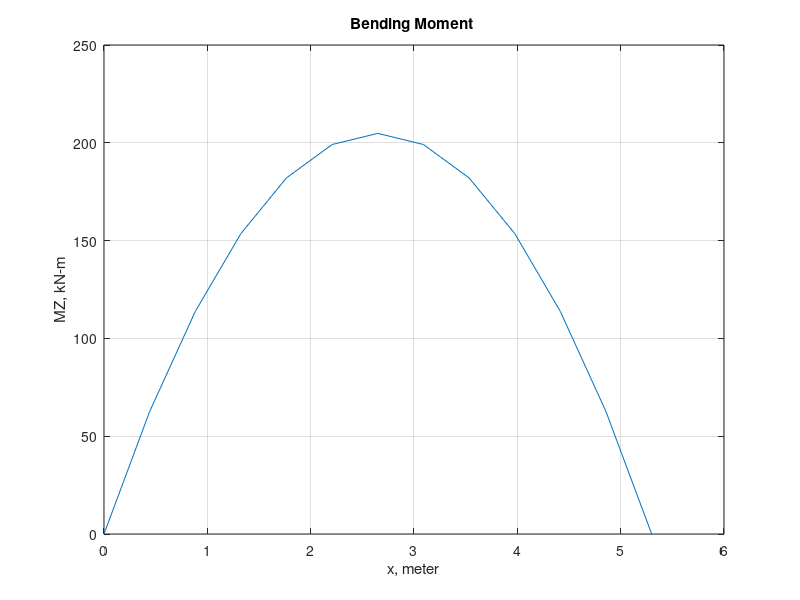

Source code (MATLAB): (Note: this script raises an error after producing the figure.)
clc;
clear all;

load input.mat
load data.mat
StaadTable= [csvread('Staad2.csv',1,0)];


%% K=(Xu_max/d)
K=(0.0035*Es)/(0.0055*Es + 0.87*Fy)
Span

%% effective depth of beam drop plus slab thickness
if Span<=10000
 if d==0
  d_e=(Span/20);
 else
  d_e=d; 
 endif
elseif Span>10000
 if d==0
   d_e=(Span/20)*(Span/10000);
 elseif
  d_e=d;
 endif
endif


%% Clear cover
if Cc==0
  C_c=Cc_Data;
else
  C_c=Cc;
endif

if C_c<20
  disp('Minimum clear cover should be 20 mm')
  C_c=20;
endif
if Cc==0
  C_cc=max([C_c, dia_1, dia_2]);
else
  C_cc=C_c;
endif
C_cc

%% Shear reinforcement
if dia_3==0
  dia_st=dia_3Data;
else
  dia_st=dia_3;
endif
dia_st

%% Total Depth of beam
if D==0
  D_t=(d_e+C_cc+(dia_1/2)+dia_st);
else 
  D_t=(D);
  endif
%% Width of beam
if B==0
  if R>=1.5 && R<=2
     B_t=(D_t/R);
  else
    disp('D/B should be between 1.5 and 2')
    R_c=1.5
    B_t=(D_t/R_c);
  endif
 else
  B_t=B;
endif

%% Size of shuttering plates available in mm
if B==0
[m,n]=min(abs(B_t-Shut(:,1)));
B_beam= (Shut(n));
else
B_beam=B;
endif
B_beam

if D==0
[o,p]=min(abs(D_t-Shut(:,1)));
D_beam= (Shut(p));
else
D_beam=D;
endif
D_beam



%% Effective Depth of the beam
de_beam=(D_beam-C_cc-dia_st-(dia_1/2))

%% Effective cover
Ce=(D_beam-de_beam)

#figure(1)
#plot(StaadTable(:,2),StaadTable(:,3))
#hold on
#plot(StaadTable(:,2),StaadTable(:,4))
#hold off
#grid
#title('Shear Force ')
#xlabel('x, meter')
#ylabel('FY, kN-m')

figure(2)
plot(StaadTable(:,2),StaadTable(:,5))
grid
title('Bending Moment ')
xlabel('x, meter')
ylabel('MZ, kN-m')

Mu=StaadTable(:,5);
Vu=StaadTable(:,3);
Mu_Lim=(0.36*Fck*K*B_beam*de_beam*de_beam)*(1-0.416*K)/1000000

fprintf('\n');
[r,c] = size(StaadTable);

%% Effective depth of compression reinforcement
if de_c==0
  de_cr=(D_beam-de_beam);
else
  de_cr=de_c;
endif
de_cr

Esc=(0.0035)*(1-((de_cr)/(K*de_beam)))
if Fy<415
    if Esc<=0.00125
       Fsc=(0.87*Es*Esc);
    elseif Esc>0.00125
       Fsc=(0.87*Fy);
    endif
elseif Fy>=415 && Fy<500
    if Esc>=0.00380
      Fsc=360.9;
    else
      Fsc=interp1(Fsc_415(:,1),Fsc_415(:,2),Esc);
    endif
elseif Fy>=500
    if Esc>=0.00417
      Fsc=434.8;
    elseif
      Fsc=interp1(Fsc_500(:,1),Fsc_500(:,2),Esc)
    endif
endif
Fsc


%% Min and Max area of steel required in mm2
Ast_min=(0.85*B_beam*de_beam)/(Fy)
Ast_max=(0.04*B_beam*D_beam)
fprintf('\n')

%% Anchorage reinforcement 
if dia_4==0
  dia_Anchorage=dia_4Data;
else
  dia_Anchorage=dia_4;
endif

for i=1:r
%% Singly
 if Mu_Lim>=Mu(i)
   Mu_1=Mu(i);
   Ast_1=(Mu(i)*1000000)/(0.87*Fy*de_beam*(1-0.416*K));
   Mu_2=0;
   Ast_2=0;
   Asc=0;
%% Doubly
 elseif Mu_Lim<Mu(i)
   Mu_1=Mu_Lim;
   Ast_1=(Mu_1*1000000)/(0.87*Fy*de_beam*(1-0.416*K));
   Mu_2=(Mu(i)-Mu_Lim);
   Ast_2=(Mu_2*1000000)/(0.87*Fy*(de_beam-de_cr));
   Asc=(Mu_2*1000000)/((Fsc-0.446*Fck)*(de_beam-de_cr));
  endif
 

AstR_T=Ast_1+Ast_2;
As_TC=Ast_1+Ast_2+Asc ;
if As_TC>=Ast_min && As_TC<=Ast_max
    AstR_1=As_TC;
  elseif As_TC<Ast_min
   AstR_1=Ast_min;
  elseif As_TC>Ast_max
   AstR_1=Ast_max;
  endif

A(i,:)=[Mu_1 Ast_1 Mu_2 Ast_2 Asc];
B(i,:)=[AstR_1];
J(i,:)=[AstR_T];
Nst(i,:)=[ceil((Ast_1+Ast_2)/(0.25*pi*dia_1*dia_1))];
Nsc(i,:)=[ceil((Asc/(0.25*pi*dia_2*dia_2)))];
AsTP_1=(Nst(i,:)*0.25*pi*dia_1*dia_1);
AsCP_2=(Nsc(i,:)*0.25*pi*dia_2*dia_2);
C(i,:)=[AsTP_1+AsCP_2];
C_1(i,:)=[AsTP_1];
C_2(i,:)=[AsCP_2];

endfor
Steel=[reshape(A,[],5)];
TotalSteel_Required=[reshape(B,[],1)];
TotalSteel_Provided=[reshape(C,[],1)];
N_Tension=[reshape(Nst,[],1)];
N_Compression=[reshape(Nsc,[],1)];
AreaR_Tension=[reshape(J,[],1)];
AreaP_Tension=[reshape(C_1,[],1)];
AreaP_Compression=[reshape(C_2,[],1)];





%%% Distribution of Compression steel
Max_Steel_Provided_Comp=max(AreaP_Compression)
MSPC_11=0.75*Max_Steel_Provided_Comp;
MSPC_12=0.6*Max_Steel_Provided_Comp;
for i=1:r
if Max_Steel_Provided_Comp==0
   AreaP_Compression_2(i)=0;
   Nsc_5(i)=0;
  elseif MSPC_11<=AreaP_Compression(i) && AreaP_Compression(i)<=Max_Steel_Provided_Comp
  AreaP_Compression_1(i)=Max_Steel_Provided_Comp;
  Nsc_4(i,:)=[ceil((AreaP_Compression_1(i))/(0.25*pi*dia_2*dia_2))];
   if Nsc_4(i)>0 && Nsc_4(i)<=2
      Nsc_5(i)=2;
   elseif Nsc_4(i)>2
      Nsc_5(i)=Nsc_4(i);
   endif
  AreaP_Compression_2(i)=(0.25*pi*dia_2*dia_2)*Nsc_5(i);
  
 elseif MSPC_12<=AreaP_Compression(i) && AreaP_Compression(i)<MSPC_11
  AreaP_Compression_1(i)=0.80*Max_Steel_Provided_Comp;
  Nsc_4(i,:)=[ceil((AreaP_Compression_1(i))/(0.25*pi*dia_2*dia_2))];
  if Nsc_4(i)>0 && Nsc_4(i)<=2
      Nsc_5(i)=2;
   elseif Nsc_4(i)>2
      Nsc_5(i)=Nsc_4(i);
   endif
  AreaP_Compression_2(i)=(0.25*pi*dia_2*dia_2)*Nsc_5(i);
  
 elseif AreaP_Compression(i)<MSPC_12
  AreaP_Compression_1(i)=0.6*Max_Steel_Provided_Comp;
  Nsc_4(i,:)=[ceil((AreaP_Compression_1(i))/(0.25*pi*dia_2*dia_2))];
  if Nsc_4(i)>0 && Nsc_4(i)<=2
      Nsc_5(i)=2;
   elseif Nsc_4(i)>2
      Nsc_5(i)=Nsc_4(i);
   endif
  AreaP_Compression_2(i)=(0.25*pi*dia_2*dia_2)*Nsc_5(i);
 endif 
 
 if AreaP_Compression_2==0
  %%provide 2 anchorage bars on the top to hold the stirrups
    As_Anchorage=2*(0.25*pi*dia_Anchorage*dia_Anchorage);
  else
    As_Anchorage=0;
 endif
  L(i,:)=[ As_Anchorage];
endfor
AreaP_Anchorage=[reshape(L,[],1)];

  



%%% Distribution of Tension steel
Max_Steel_Provided_Tension=max(TotalSteel_Provided)
MSP_11=0.75*Max_Steel_Provided_Tension;
MSP_12=0.5*Max_Steel_Provided_Tension;
for i=1:r
if MSP_11<=AreaP_Tension(i) && AreaP_Tension(i)<=Max_Steel_Provided_Tension
  AreaP_Tension_1(i)=Max_Steel_Provided_Tension;
  Nst_3(i,:)=[ceil((AreaP_Tension_1(i))/(0.25*pi*dia_1*dia_1))];
  AreaP_Tension_2(i)=(0.25*pi*dia_1*dia_1)*Nst_3(i);
elseif MSP_12<=AreaP_Tension(i) && AreaP_Tension(i)<MSP_11
  AreaP_Tension_1(i)=0.80*Max_Steel_Provided_Tension;
  Nst_3(i,:)=[ceil((AreaP_Tension_1(i))/(0.25*pi*dia_1*dia_1))];
  AreaP_Tension_2(i)=(0.25*pi*dia_1*dia_1)*Nst_3(i);
else
  AreaP_Tension_1(i)=0.5*Max_Steel_Provided_Tension;
  Nst_3(i,:)=[ceil((AreaP_Tension_1(i))/(0.25*pi*dia_1*dia_1))];
  AreaP_Tension_2(i)=(0.25*pi*dia_1*dia_1)*Nst_3(i);
endif
endfor

R=[StaadTable];
S=[Steel];
disp('Member   Distance        Fy MAX           FY MIN          MZ MAX        MZ MIN')
disp(num2str(R))
fprintf('\n')
disp('   Mu_1            Ast_1              Mu_2          Ast_2          Asc')
disp(num2str(S))
fprintf('\n')
dia_1
dia_2
dia_Anchorage


fprintf('\n')
R1=[TotalSteel_Required,Nst_3,AreaP_Tension_2',Nsc_5',AreaP_Compression_2',AreaP_Anchorage];
disp('Steel_Required         NT     Steel_P_T              NC     Steel_P_C        Anchorage steel')
disp(num2str(R1)) 
fprintf('\n')

%% spacing of bars in mm
for i=1:r
 
  
if Nst_3(i)<=1
    SpT_provided_1=0;
  else
    SpT_provided_1=((B_beam)-(2*Ce)-(((Nst_3(i)-1)*dia_1)))/((Nst_3(i)-1));
endif

Sp_min=max([dia_1 Sa+5]);
if Sp_min<=SpT_provided_1
   SpT_Provided_1=SpT_provided_1;
   SpT_Provided_2=0;
   Layers_T=1;
   Nst_1=Nst_3(i);
   Nst_2=0;
elseif SpT_provided_1==0
   SpT_Provided_1=0;
   SpT_Provided_2=0;
   Layers_T=1;
   Nst_1=1;
   Nst_2=0;  
else
  Layers_T=2;
  Mod_T=mod(Nst_3(i),2);
    if Mod_T==0
      Nst_1=(Nst_3(i)/2);
      Nst_2=(Nst_3(i)/2);
      SpT_Provided_1=((B_beam)-(2*Ce)-((((Nst_1)-1)*dia_1)))/((Nst_1)-1);
      SpT_Provided_2=((B_beam)-(2*Ce)-((((Nst_2)-1)*dia_1)))/((Nst_2)-1);
    else
      Nst_1=ceil((Nst_3(i)/2));
      Nst_2=Nst_3(i)-ceil((Nst_3(i)/2));
      SpT_Provided_1=((B_beam)-(2*Ce)-((((Nst_1)-1)*dia_1)))/((Nst_1)-1);
      SpT_Provided_2=((B_beam)-(2*Ce)-((((Nst_2)-1)*dia_1)))/((Nst_2)-1);
    endif 
 endif

%% compression bars
if Nsc_5(i)<=1
  SpC_provided_1=0;
else
  SpC_provided_1=((B_beam)-(2*Ce)-(((Nsc_5(i)-1)*dia_1)))/((Nsc_5(i))-1);
endif

Sp_min=max([dia_1 Sa+5]);
if SpC_provided_1>=Sp_min
   SpC_Provided_1=SpC_provided_1;
   SpC_Provided_2=0;
   Layers_C=1;
   Nsc_1=Nsc_5(i);
   Nsc_2=0;
elseif SpC_provided_1==0
   SpC_Provided_1=0;
   SpC_Provided_2=0;
   Layers_C=1;
   Nsc_1=Nsc_5(i);
   Nsc_2=0;  
else
  Layers_C=2;
  Mod_C=mod(Nsc_5(i),2);
    if Mod_C==0
      Nsc_1=(Nsc_5(i)/2);
      Nsc_2=(Nsc_5(i)/2);
      SpC_Provided_1=((B_beam)-(2*Ce)-((((Nsc_1)-1)*dia_1)))/((Nsc_1)-1);
      SpC_Provided_2=((B_beam)-(2*Ce)-((((Nsc_2)-1)*dia_1)))/((Nsc_2)-1);
    else
      Nsc_1=ceil((Nsc_5(i)/2));
      Nsc_2=Nsc_5(i)-ceil((Nsc_5(i)/2));
      SpC_Provided_1=((B_beam)-(2*Ce)-((((Nsc_1)-1)*dia_1)))/((Nsc_1)-1);
      SpC_Provided_2=((B_beam)-(2*Ce)-((((Nsc_2)-1)*dia_1)))/((Nsc_2)-1);
    endif 
endif
  T(i,:)=[SpT_Provided_1];
  U(i,:)=[SpT_Provided_2];
  V(i,:)=[Layers_T];
  N1T(i,:)=[Nst_1];
  N2T(i,:)=[Nst_2];
  W(i,:)=[SpC_Provided_1];
  X(i,:)=[SpC_Provided_2];
  Y(i,:)=[Layers_C];
  N1C(i,:)=[Nsc_1];
  N2C(i,:)=[Nsc_2];
endfor

Spacing_Tension_1=[reshape(T,[],1)];
Spacing_Tension_2=[reshape(U,[],1)];
Layers_Tension=[reshape(V,[],1)];
Bars_T_1=[reshape(N1T,[],1)];
Bars_T_2=[reshape(N2T,[],1)];

Spacing_Compression_1=[reshape(W,[],1)];
Spacing_Compression_2=[reshape(X,[],1)];
Layers_Compression=[reshape(Y,[],1)];
Bars_C_1=[reshape(N1C,[],1)];
Bars_C_2=[reshape(N2C,[],1)];


Sp_min



R6=[Bars_T_1,Spacing_Tension_1,Bars_T_2,Spacing_Tension_2,Layers_Tension,Bars_C_1,Spacing_Compression_1,Bars_C_2,Spacing_Compression_2,Layers_Compression];
disp('N_T1  SP_T1  N_T2  SP_T2  Layers_T    N_CC1  SP_C1  N_C2  SP_C2  Layers_C ')
disp(num2str(R6)) 
fprintf('\n')








%% Tc_max(maximum shear stress in concrete) N/mm2  
 if Fck<40
    Tc_max=interp1(Maximum_Shear_Stress(:,1),Maximum_Shear_Stress(:,2),Fck);
 elseif Fck>=40
    Tc_max=4;
 endif
    Tc_max
    
%% Shear reinforcement

if N_st==2 
Asv= (N_st*pi*dia_st*dia_st)/(4)
elseif N_st==4 
Asv= (N_st*pi*dia_st*dia_st)/(4)
elseif N_st==6 
Asv= (N_st*pi*dia_st*dia_st)/(4)
else
disp("Provide 2, 4 and 6 legged only")
endif
N_st 


          ### Using X mm Y legged vertical striups


fprintf('\n')
disp('if Shear reinforcement not required it is given by 0 ')
disp('if Shear reinforcement required it is given by 1 ')
disp('if Shear reinforcement is not required minimum shear reinforcement is provided')
fprintf('\n')
%% Check for shear
for i=1:r
  %%Pt_Provided in %
  Pt_Provided=(100*TotalSteel_Provided(i))/(B_beam*de_beam);
   Tv=(Vu(i)*1000)/(B_beam*de_beam);
 
%% Design shear strength Tc in N/mm2
if Pt_Provided>=0.15
   if Fck>=40
      Tc=interp1(Design_Shear_Strength_1(:,1),Design_Shear_Strength_1(:,7),Pt_Provided);
   elseif Fck>=15
      Tc = interp2(Design_Shear_Strength,Design_Shear_Strength,Design_Shear_Strength,Fck,Pt_Provided);
   else
      Tc=disp("Value_NA");
   endif
endif

if Pt_Provided<0.15
   if Fck>=40
      Tc=0.3;
   elseif Fck>=15
      Tc=interp1(Design_Shear_Strength_2(:,1),Design_Shear_Strength_2(:,2),Fck); 
   else
      Tc=disp("Value_NA");
   endif
endif


if Pt_Provided>=3.00
    if Fck>=40
       Tc=1.01;
    elseif Fck>=15
       Tc=interp1(Design_Shear_Strength_2(:,1),Design_Shear_Strength_2(:,3),Fck); 
    else
       Tc=disp("Value_NA");
    endif
endif


if Tc>Tv
  Disp_1=0;
  Sv_1=(0.87*Fy*Asv)/(0.4*B_beam);
  Sv_2=(0.75*de_beam);
  Sv_3=(300);
  Sv=min([Sv_1 Sv_2 Sv_3]);
elseif Tv>=Tc
  Disp_1=1; 
  Tus=(Tv-Tc);
  Vus=(Tus*B_beam*de_beam);
  Sv_1P=(0.87*Fy*Asv*de_beam)/(Vus);
  Sv_1=(0.87*Fy*Asv)/(0.4*B_beam);
  Sv_2=(0.75*de_beam);
  Sv_3=(300);
  Sv=min([Sv_1P Sv_1 Sv_2 Sv_3]);
endif

E(i,:)=[Tv];
F(i,:)=[Tc];
G(i,:)=[Pt_Provided];
H(i,:)=[Disp_1];
I(i,:)=[Sv];
 endfor

Nominal_Shear_Stress=[reshape(E,[],1)];
Design_Shear_Stress=[reshape(F,[],1)];
Pt_P=[reshape(G,[],1)];
Sr_R=[reshape(H,[],1)];
Sv_P=[reshape(I,[],1)];


R2=[Nominal_Shear_Stress,Pt_P,Design_Shear_Stress,Sr_R, Sv_P];
disp('    Tv      Pt_Provided       Tc     Shear reinforcement  Spacing_Shear')
disp(num2str(R2)) 
fprintf('\n')



%%%% Development length check

Tbd=interp1(Tbd_1(:,1),Tbd_1(:,2),Fck)
switch (Tbd_switch)
  case 1
        Ld=((0.87*Fy*dia_1)/(4* Tbd));
  case 2
        Ld=((0.87*Fy*dia_1)/(4* 1.6*Tbd));
  endswitch
Ld;
disp(['Development length at section having maximum moment= ' num2str(Ld)])


if Fy<415
  X1=3*dia_1;
elseif Fy>=415
 X1=5*dia_1;
endif

if Hook_Allowance==180
 ha=16*dia_1+4*dia_1;
elseif Hook_Allowance==90
 ha=8*dia_1+4*dia_1;
else 
disp('change the degree of hook allowance')
endif
Lo=(Bs/2)-X1-(C_cc)+ha;


for i=1
 AST_Provided=AreaP_Tension_2'(i);
 M1=(0.87*Fy*AST_Provided)*(de_beam-((Fy*AST_Provided)/(Fck*B_beam)))
 V1=Vu(i);
 Ld_1=(M1/(V1*1000));
 Z(i,:)=[Ld_1];
endfor
Ld__1=[reshape(Z,[],1)]+Lo;
disp(['Provided development_length= ' num2str(Ld__1)])

if Ld__1>=Ld
  disp('Beam satisfies the limit of Development length')
else
  disp('Beam does not satisfies the limit of Development length')
endif
fprintf('\n')
disp(['As per code Bars must extend beyond the face of support by a distance not less than ' num2str((Ld/3))])
Lif=Bs-C_cc;
disp(['Embedment Length available from inner face of support ' num2str((Lif))])

if Lif<=(Ld/3)
  disp(['There is a need to increase the embedded length'])
 Lifp=(Bs/2)+Lo;
  disp(['Embedment Length provided from inner face of support ' num2str((Lifp))])
else
 disp(['Embedment Length provided from inner face of support ' num2str((Lif))])
endif




for i=1:r
  Section_1=i;
  
  AST_Provided=AreaP_Tension_2'(i);
  Xu=(0.87*Fy*AST_Provided)/(0.36*Fck*B_beam);
  M2=(0.87*Fy*AST_Provided)*(de_beam-((Fy*AST_Provided)/(Fck*B_beam)));
  Zz=de_beam-((0.36/0.87)*Xu);
  sigma_stress=(M2)/(AST_Provided*Zz);
Lddd=((sigma_stress*dia_1)/(4* 1.6*Tbd));
CC(i,:)=[Section_1];
CC_1(i,:)=[M2/1000000];  
CC_2(i,:)= [sigma_stress];
CC_3(i,:)=[Lddd];
endfor
CCC_1=[reshape(CC,[],1)];
CCC_2=[reshape(CC_1,[],1)];
CCC_3=[reshape(CC_2,[],1)];
CCC_4=[reshape(CC_3,[],1)];
CCCC=[CCC_1,CCC_2,CCC_3,CCC_4];
disp(['Development length at section having maximum moment= ' num2str(Ld)])
disp('Section    MOR        Reduced_stress         LD')
disp(num2str(CCCC))


figure(3)
plot(StaadTable(:,2),StaadTable(:,5))
hold on
plot(StaadTable(:,2),StaadTable(:,6))
plot(StaadTable(:,2),CCC_2)
hold off
grid
title('Bending Moment ')
xlabel('x, meter')
ylabel('MZ, kN-m')


%% Deflection check
fprintf('\n')
disp('if beam stisfies the limit state of servicibility it is given by 0')
disp('if beam does not stisfies the limit state of servicibility it is given by 1')
for i=1:r
   PtP_Provided=(100*AreaP_Tension_2'(i))/(B_beam*de_beam);
   Fs=(0.58*Fy)*(AreaR_Tension(i)/AreaP_Tension_2'(i));
   Kt=(1/((0.225)+(0.00322*Fs)-(0.625*log10(1/PtP_Provided))));
   PtP_Compression=(AreaP_Compression(i)/(B_beam*de_beam))*100;
   Kc=interp1(Modification_Factor_2(:,1),Modification_Factor_2(:,2),PtP_Compression);
   Kf=1;  
   %% L/Dmax=LD
   LD_max=20*Kt*Kc*Kf;
   LD_Provided=(Span)/(de_beam);
   if LD_max>=LD_Provided
     Disp_2=0;
   elseif LD_max<LD_Provided
     Disp_2=1;
   endif
    O(i,:)=[LD_max];   
    P(i,:)=[LD_Provided]; 
    Q(i,:)=[Disp_2];
endfor
LD_maximum=[reshape(O,[],1)];
LD_provided=[reshape(P,[],1)];
Check_2=[reshape(Q,[],1)];
R5=[LD_maximum,LD_provided,Check_2];
disp('Max_LD      Provided_LD        Check');
disp(num2str(R5));


%% Crack width check
fprintf('\n')
disp('if beam stisfies the limit of Crack width requirement it is given by 0')
disp('if beam does not stisfies the limit of Crack width requirement it is given by 1')
for i=1:r
  Section=i;
Acr=sqrt(((Spacing_Tension_1(i)/2)*(Spacing_Tension_1(i)/2))+(Ce*Ce))-(dia_1/2);
Sigma_CBC= interp1(Sigma_cbc(:,1),Sigma_cbc(:,2),Fck);
Modular_ratio=280/(3*Sigma_CBC);
PtP_Provided=(100*AreaP_Tension_2'(i))/(B_beam*de_beam);
Rho=(PtP_Provided/100);
k=((2*(Rho*Modular_ratio))+(Rho*Modular_ratio*Rho*Modular_ratio))-(Rho*Modular_ratio);
x=(k*de_beam);
I_cr=((B_beam*x*x*x)/(3))+(Modular_ratio*(AreaP_Tension_2'(i))*(de_beam-x)*(de_beam-x))+((((AreaP_Tension_2'(i))*((1.5*Modular_ratio)-1))*(x-Ce)*(x-Ce)));
Fst=(((Modular_ratio*Mu(i)*1000000)*(de_beam-x))/(I_cr));
Strain_m=((D_beam-x)/(Es*(de_beam-x)))*((Fst)-(((B_beam)*(D_beam-x))/(3*AreaP_Tension_2'(i))));
W_cr=abs((3*Acr*Strain_m)/(1+(2*((Acr-C_cc)/(D_beam-x)))));
if W_cr<=0.3
  Disp_3=0;
else
  Disp_3=1;
endif
    AA(i,:)=[Section];   
    BB(i,:)=[Disp_3]; 
endfor
AA_1=[reshape(AA,[],1)];
BB_1=[reshape(BB,[],1)];
R7=[AA_1,BB_1];
disp('Section      Check');
disp(num2str(R7));

save a.text